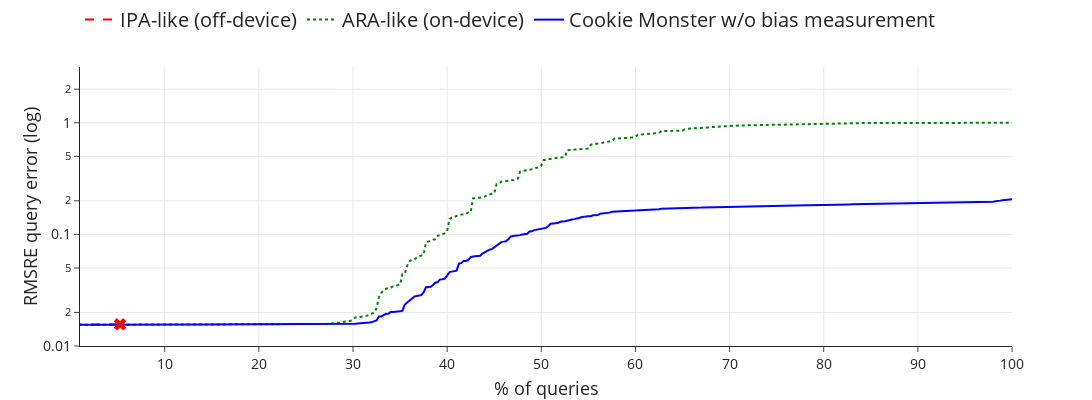

Notebook source saved alongside this figure:
### Code cell
show_bias=False


figs_args = {
    "axis_title_font_size": {"x": 18, "y": 18},
    "axis_tick_font_size": {"x": 14, "y": 14},
    "legend": {
        "yanchor": "bottom",
        "y": 1.1,
        # "xanchor": "left",
        # "x": 0.2,
        "orientation": "h",
    },
    "output_path": f"bias_cdf_plot{'_bias' if show_bias else '_no_bias'}.pdf",
    "height": 400,
    "width": 1200,
}

def make_bias_cdf_plots(
    cdf_args,
    legend,
    axis_title_font_size,
    axis_tick_font_size,
    output_path,
    height=None,
    width=None,
    titles=None,
    show_bias=False,
):
    column_widths = [1]

    cols=1
    fig = make_subplots(
        rows=1, cols=cols, specs=[[{"type": "xy"}] * cols], horizontal_spacing=0.08, subplot_titles=titles,
        column_widths=column_widths,row_heights=[1]
    )

    ipa, ipa_stop, ara, cm, cm_bias, ara_bias = cdf(**cdf_args)
    fig.add_trace(ipa, row=1, col=1)
    fig.add_trace(ara, row=1, col=1)

    fig.add_trace(cm, row=1, col=1)
    
    if show_bias:
        fig.add_trace(cm_bias, row=1, col=1)
        fig.add_trace(trace_unsorted_cm, row=1, col=1)

        fig.add_trace(ara_bias, row=1, col=1)
        fig.add_trace(trace_unsorted_ara, row=1, col=1)

    fig.add_trace(ipa_stop, row=1, col=1)
        

    for i in range(cols):
        fig.update_xaxes(
            title=cdf_args.get("x_axis_title"),
            tickfont=dict(size=axis_tick_font_size.get("x")),
            title_font=dict(size=axis_title_font_size.get("x")),
            showgrid=True,
            range=cdf_args.get("x_range"),
            row=1,
            col=i + 1,
        )
        fig.update_yaxes(
            title=cdf_args.get("y_axis_title"),
            title_standoff=0,
            tickfont=dict(size=axis_tick_font_size.get("y")),
            title_font=dict(size=axis_title_font_size.get("y")),
            type="log" if cdf_args.get("log_y") else "linear",
            range=cdf_args.get("y_range"),
            showgrid=True,
            row=1,
            col=i + 1,
            domain=[0, 1], # Use more space
        )

    fig.update_layout(
        legend={
            "title": None,
            "font": {"size": 20},
            # "traceorder": "reversed",
            **legend,
        },
        template=TEMPLATE,
        showlegend=True,
        height=height,
        width=width,
        # barmode="group",
        # boxmode="group",
        margin=dict(t=0, b=0),
    )
    fig.write_image(f"{output_path}", engine="kaleido")
    fig.show() 

make_bias_cdf_plots(
           cdf_args, show_bias=show_bias, **figs_args)

### Figure 1 — Plotly figure (JSON) as saved in the notebook; plotly's stock layout.template omitted (floating-point values rounded to 4 significant figures; data arrays with more than 128 entries replaced by an {"elided": "..."} marker saying what was removed)
{"data": [{"legendgroup": "IPA-like (off-device)", "line": {"dash": "dash"}, "marker": {"color": "red", "symbol": "x"}, "mode": "lines", "name": "IPA-like (off-device)", "showlegend": true, "type": "scatter", "x": [0.25, 0.5, 0.75, 1, 1.25, 1.5, 1.75, 2, 2.25, 2.5, 2.75, 3, 3.25, 3.5, 3.75, 4, 4.25, 4.5, 4.75, 5, 5.25], "xaxis": "x", "y": [0.01546, 0.01551, 0.01553, 0.01554, 0.01554, 0.01556, 0.01556, 0.01556, 0.01556, 0.01556, 0.01556, 0.01556, 0.01558, 0.01558, 0.01558, 0.01559, 0.0156, 0.0156, 0.01561, 0.01561, 0.01564], "yaxis": "y"}, {"legendgroup": "ARA-like (on-device)", "line": {"dash": "dot"}, "marker": {"color": "green", "symbol": "diamond"}, "mode": "lines", "name": "ARA-like (on-device)", "showlegend": true, "type": "scatter", "x": {"elided": "400 float values"}, "xaxis": "x", "y": {"elided": "400 float values"}, "yaxis": "y"}, {"legendgroup": "Cookie Monster w/o bias measurement", "line": {"dash": "solid"}, "marker": {"color": "blue", "symbol": "circle"}, "mode": "lines", "name": "Cookie Monster w/o bias measurement", "showlegend": true, "type": "scatter", "x": {"elided": "400 float values"}, "xaxis": "x", "y": {"elided": "400 float values"}, "yaxis": "y"}, {"legendgroup": "IPA-like (off-device)", "marker": {"color": "red", "size": 11, "symbol": "x"}, "mode": "markers", "name": "IPA-like (off-device)", "showlegend": false, "type": "scatter", "x": [5.25], "xaxis": "x", "y": [0.01564], "yaxis": "y"}], "layout": {"height": 400, "legend": {"font": {"size": 20}, "orientation": "h", "title": {}, "y": 1.1, "yanchor": "bottom"}, "margin": {"b": 0, "t": 0}, "showlegend": true, "width": 1200, "xaxis": {"anchor": "y", "domain": [0, 1], "range": [1, 100], "showgrid": true, "tickfont": {"size": 14}, "title": {"font": {"size": 18}, "text": "% of queries"}}, "yaxis": {"anchor": "x", "domain": [0, 1], "range": [-2, 0.5], "showgrid": true, "tickfont": {"size": 14}, "title": {"font": {"size": 18}, "standoff": 0, "text": "RMSRE query error (log)"}, "type": "log"}}}
